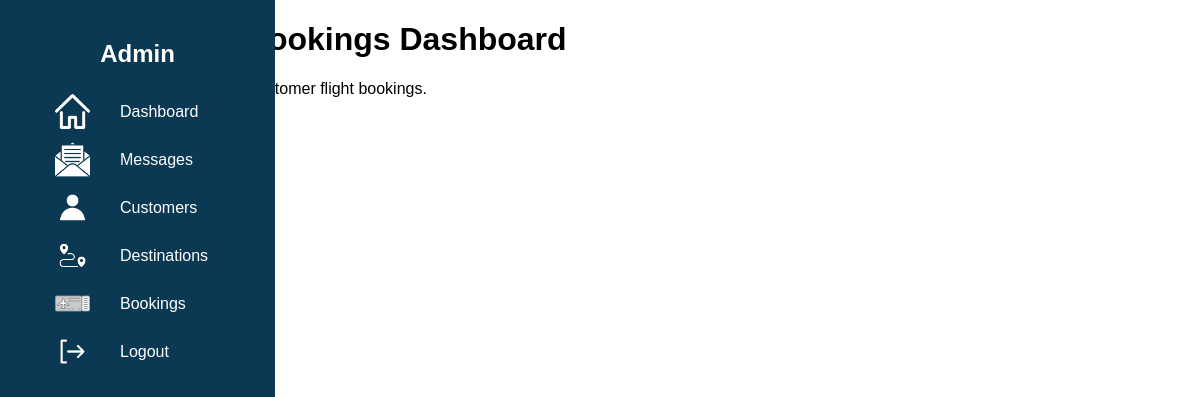
Before: /Tropical-Tides/admin-dashboard-views/bookings.php with the older database file.
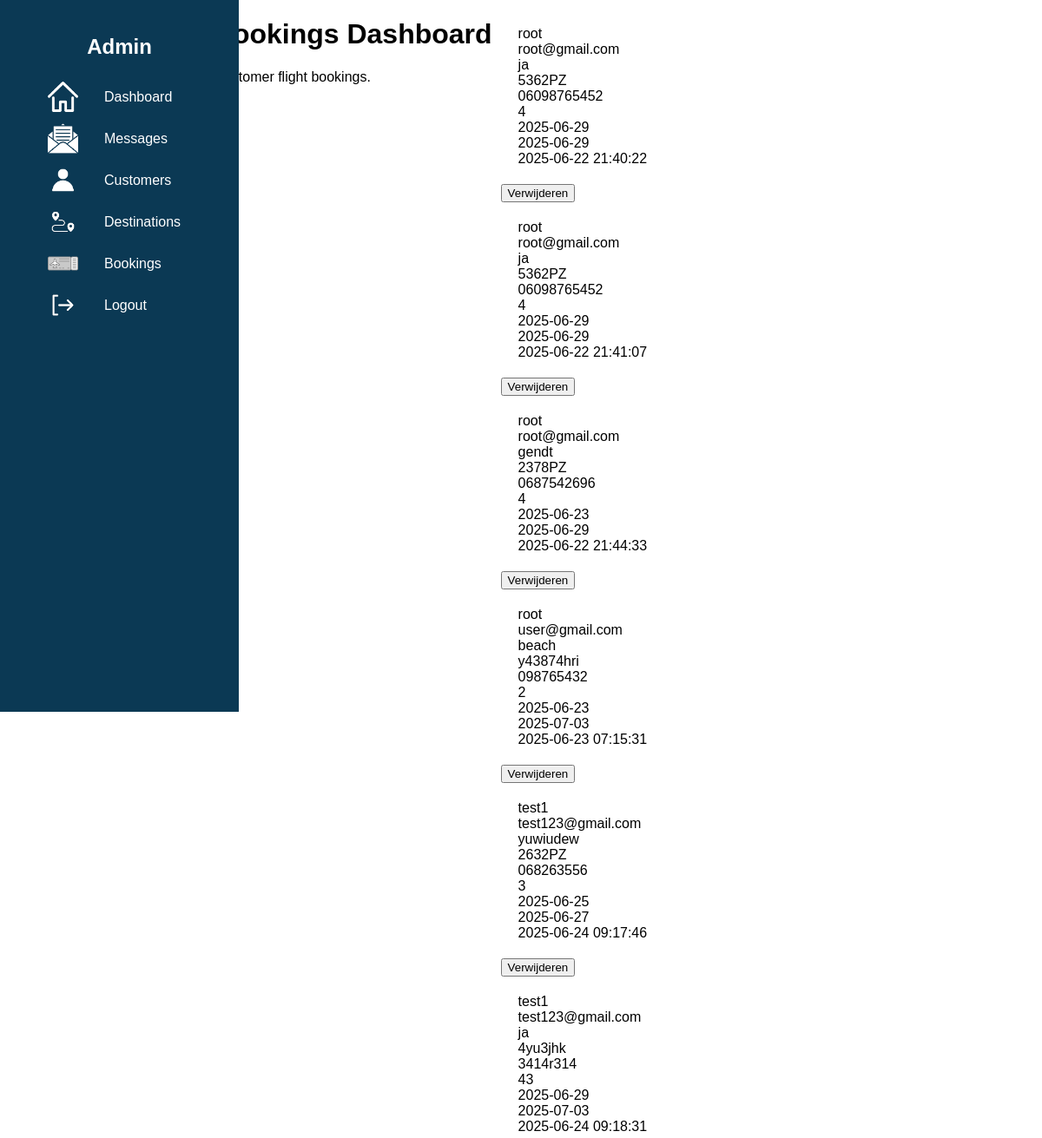
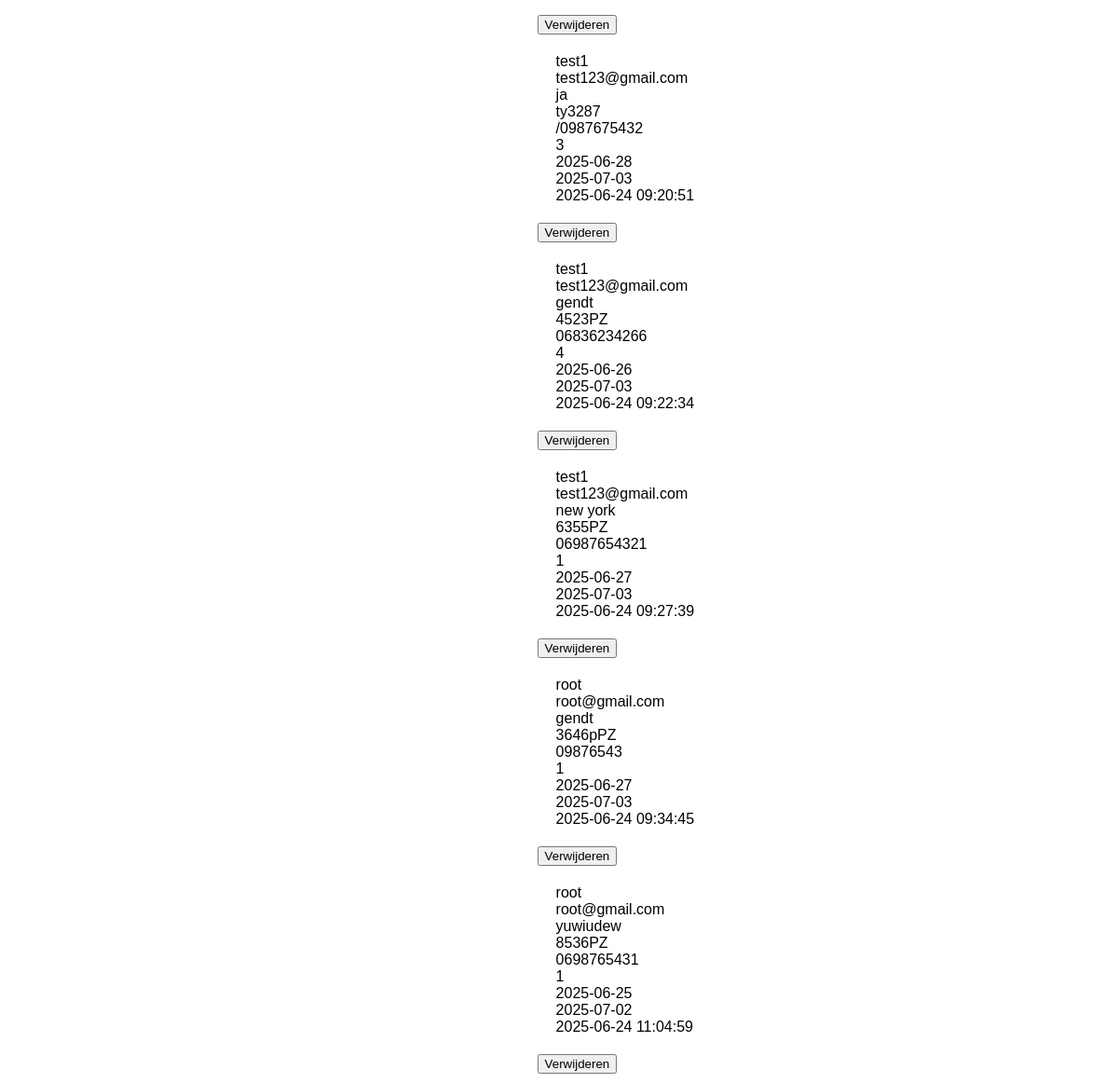
After: the same page with the newer database file (2 pictures, top to bottom).
### tables this page shows
CREATE TABLE `user_bookings` (
  `id` int(11) NOT NULL,
  `user_id` int(11) DEFAULT NULL,
  `naam` varchar(255) NOT NULL,
  `email` varchar(255) NOT NULL,
  `plaats` varchar(255) NOT NULL,
  `adres` varchar(255) NOT NULL,
  `telefoonnummer` varchar(20) NOT NULL,
  `personen` int(11) NOT NULL,
  `arrivals_date` date NOT NULL,
  `leaving_date` date NOT NULL,
  `booking_date` timestamp NOT NULL DEFAULT current_timestamp()
);

### Tropical-Tides/admin-dashboard-views/bookings.php (the view, shortened to what this page needs)
<!doctype html>
<html lang="en">
<head>
    <link rel="stylesheet" href="/assets/css/dashboard-ui.css">
</head>
<body>
    <?php include "../include/admin-dashboard-sidebar.php";
    include "../dbcalls/conn.php";
    try {
        $stmt = $conn->prepare("SELECT * FROM user_bookings;");
        $stmt->execute();
        $result = $stmt->fetchAll();
    } catch (PDOException $e) {
        echo "Error: " . $e->getMessage();
        $result = [];
    }
    ?>
    <div class="content">
        <h1>Welcome to the Bookings Dashboard</h1>
        <p>Here you can view and manage all customer flight bookings.</p>
    </div>
    <section class="spacing">
    <?php
    foreach ($result as $key => $value) {
        echo "<div class='booking_spacing'>";
        echo '<div>' . $value['naam'] . '</div>';
        echo '<div>' . $value['email'] . '</div>';
        echo '<div>' . $value['plaats'] . '</div>';
        echo '<div>' . $value['adres'] . '</div>';
        echo '<div>' . $value['telefoonnummer'] . '</div>';
        echo '<div>' . $value['personen'] . '</div>';
        echo '<div>' . $value['arrivals_date'] . '</div>';
        echo '<div>' . $value['leaving_date'] . '</div>';
        echo '<div>' . $value['booking_date'] . '</div>';
        echo '</div>';
?>
        <form action="../include/user_delete.php" method="POST" style="margin-top: 8px;">
        <input type="submit" value="Verwijderen">
    </form>
        <?php
    }
        ?>
    </section>
</body>
</html>

Changed rows visible on the page:
added user_bookings: naam "root", email "root@gmail.com", plaats "ja", adres "5362PZ", telefoonnummer "06098765452", personen "4", arrivals_date "2025-06-29", leaving_date "2025-06-29", booking_date "2025-06-22 21:40:22"
added user_bookings: naam "root", email "root@gmail.com", plaats "ja", adres "5362PZ", telefoonnummer "06098765452", personen "4", arrivals_date "2025-06-29", leaving_date "2025-06-29", booking_date "2025-06-22 21:41:07"
added user_bookings: naam "root", email "root@gmail.com", plaats "gendt", adres "2378PZ", telefoonnummer "0687542696", personen "4", arrivals_date "2025-06-23", leaving_date "2025-06-29", booking_date "2025-06-22 21:44:33"
added user_bookings: naam "root", email "user@gmail.com", plaats "beach", adres "y43874hri", telefoonnummer "098765432", personen "2", arrivals_date "2025-06-23", leaving_date "2025-07-03", booking_date "2025-06-23 07:15:31"
added user_bookings: naam "test1", email "test123@gmail.com", plaats "yuwiudew", adres "2632PZ", telefoonnummer "068263556", personen "3", arrivals_date "2025-06-25", leaving_date "2025-06-27", booking_date "2025-06-24 09:17:46"
added user_bookings: naam "test1", email "test123@gmail.com", plaats "ja", adres "4yu3jhk", telefoonnummer "3414r314", personen "43", arrivals_date "2025-06-29", leaving_date "2025-07-03", booking_date "2025-06-24 09:18:31"
added user_bookings: naam "test1", email "test123@gmail.com", plaats "ja", adres "ty3287", telefoonnummer "/0987675432", personen "3", arrivals_date "2025-06-28", leaving_date "2025-07-03", booking_date "2025-06-24 09:20:51"
added user_bookings: naam "test1", email "test123@gmail.com", plaats "gendt", adres "4523PZ", telefoonnummer "06836234266", personen "4", arrivals_date "2025-06-26", leaving_date "2025-07-03", booking_date "2025-06-24 09:22:34"
added user_bookings: naam "test1", email "test123@gmail.com", plaats "new york", adres "6355PZ", telefoonnummer "06987654321", personen "1", arrivals_date "2025-06-27", leaving_date "2025-07-03", booking_date "2025-06-24 09:27:39"
added user_bookings: naam "root", email "root@gmail.com", plaats "gendt", adres "3646pPZ", telefoonnummer "09876543", personen "1", arrivals_date "2025-06-27", leaving_date "2025-07-03", booking_date "2025-06-24 09:34:45"
added user_bookings: naam "root", email "root@gmail.com", plaats "yuwiudew", adres "8536PZ", telefoonnummer "0698765431", personen "1", arrivals_date "2025-06-25", leaving_date "2025-07-02", booking_date "2025-06-24 11:04:59"
